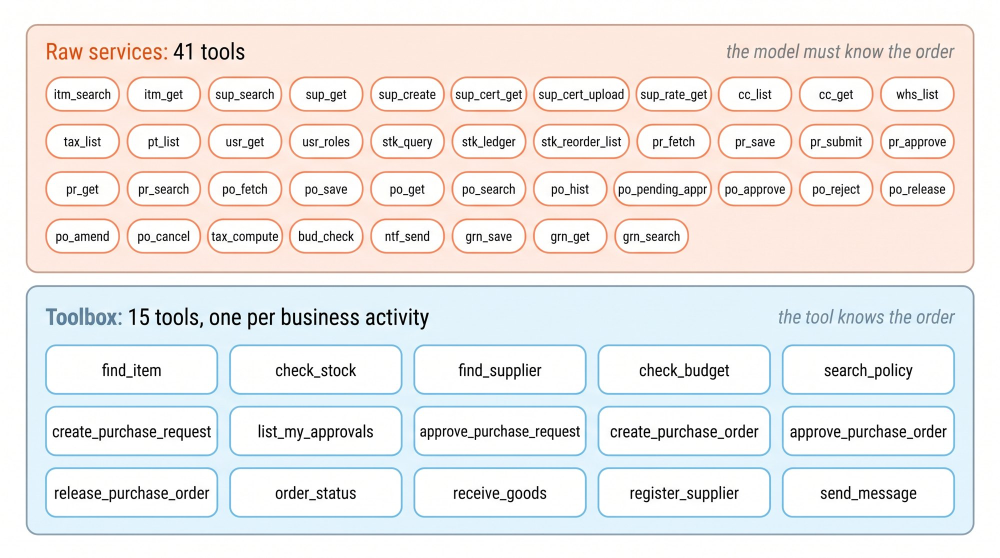
#> input picture lectures/L4-the-hands/figs/raw_vs_activity.jpg, 2000 x 1116 px (shown at 1/2 size); its folder holds only this picture in this run
$ python -i comp.py   (imports and definitions only)
#> lines starting #> are read from the running program, lines starting #| are printed output that depends on the picture
#> further down, picture is the input picture: PIL image 2000x1116 RGB; mean R, G, B 237.2, 234.8, 233.4
"""Frame compositor for the L1 film (runs on Modal; PIL + numpy).

For a global frame g: pick the shot plate(s) (crossfade XF frames at each cut), then draw
every overlay element active at g. Elements come from overlays.build(); 2D anchor positions
per local frame come from proj/<shot>.json exported by Blender.
"""
import json
import math
import os

import numpy as np
from PIL import Image, ImageDraw, ImageFilter, ImageFont

HERE = os.path.dirname(os.path.abspath(__file__))
FONT = os.path.join(HERE, "fonts", "GoogleSansFlex.ttf")
MONO = os.path.join(HERE, "fonts", "GoogleSansCode.ttf")
W, H = 1920, 1080
ACC = {"sky": (60, 144, 255), "ember": (226, 104, 52), "green": (52, 190, 120)}
INK = (14, 18, 26)
_fc = {}


# [21 lines left out: function font, not called in this run]


def ease(x):
    x = max(0.0, min(1.0, x))
    return x * x * (3 - 2 * x)


# [5 lines left out: function env, not called in this run]


def text_w(d, s, f):
    return d.textlength(s, font=f)


# [13 lines left out: function wrap, not called in this run]


class Layer:
    """An element drawn on its own RGBA canvas, then composited with alpha, rise and blur."""

    def __init__(self, w=W, h=H):
        self.im = Image.new("RGBA", (w, h), (0, 0, 0, 0))
        self.d = ImageDraw.Draw(self.im)


def glass(d, box, r=16, fill=(12, 16, 24, 205), outline=(255, 255, 255, 38)):
    d.rounded_rectangle(box, r, fill=fill, outline=outline, width=1)


def shadow_of(im, radius=18, alpha=0.45, dy=10):
#> called with radius = 18, alpha = 0.45, dy = 10
    a = im.split()[-1].filter(ImageFilter.GaussianBlur(radius))
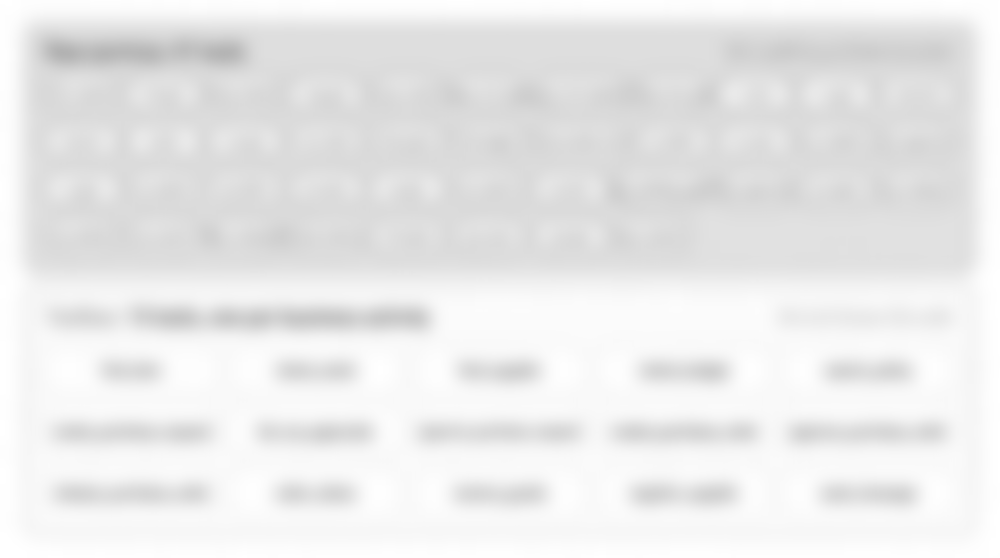
#> a: PIL image 2000x1116 L (shown at 1/2 size); min 178, max 255, mean 233.4
    a = a.point(lambda v: int(v * alpha))
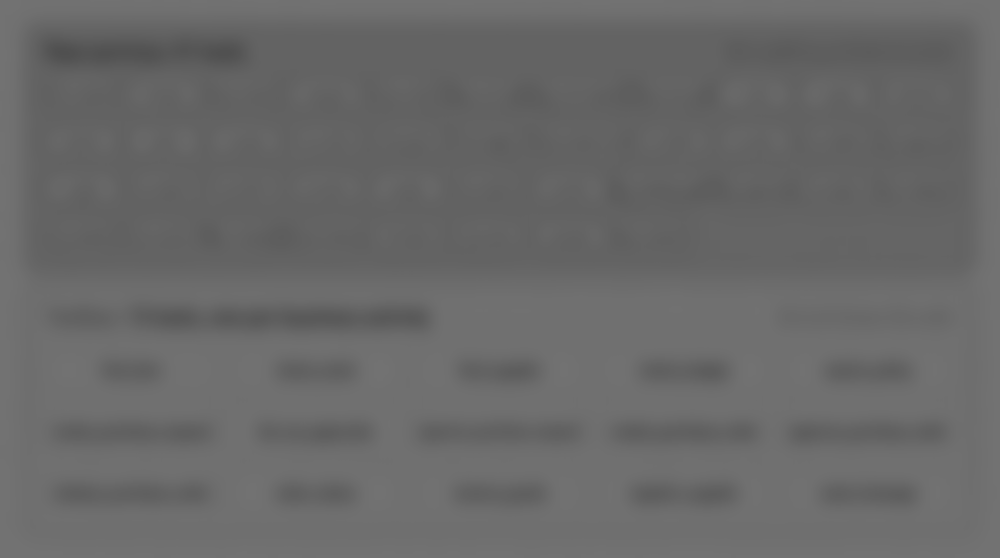
#> a: PIL image 2000x1116 L (shown at 1/2 size); min 80, max 114, mean 104.6
    sh = Image.new("RGBA", im.size, (0, 0, 0, 0))
#> sh: PIL image 2000x1116 RGBA; every value is 0
    sh.putalpha(a)
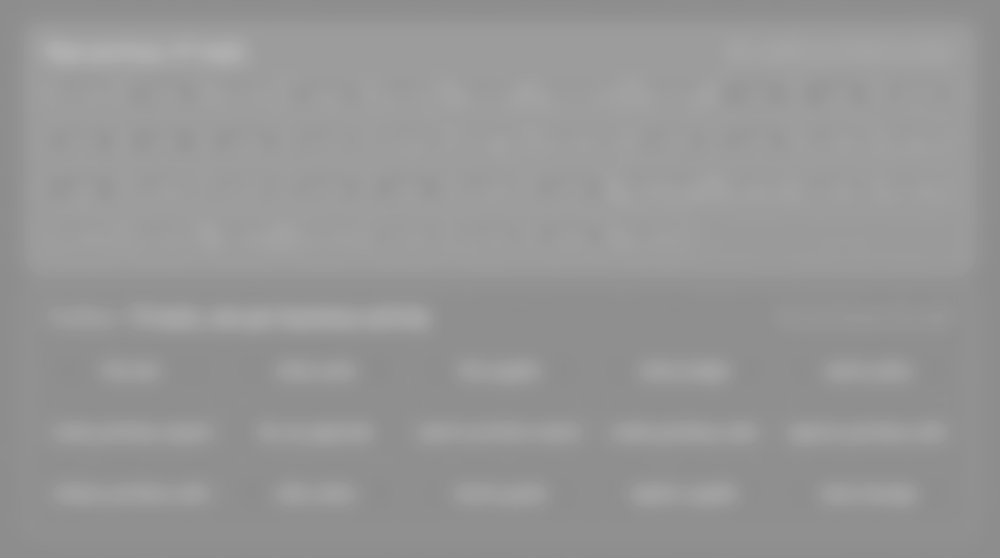
#> sh: PIL image 2000x1116 RGBA (shown at 1/2 size); mean R, G, B, A 0, 0, 0, 104.6; transparent parts drawn white
    out = Image.new("RGBA", im.size, (0, 0, 0, 0))
    out.alpha_composite(sh, (0, dy))
    return out


# [66 lines left out: functions put, draw_title, draw_sub, not called in this run]


def card_header(d, x, y, w, title, accent):
    d.rounded_rectangle((x + 18, y + 18, x + 22, y + 44), 2, fill=ACC[accent] + (255,))
    d.text((x + 34, y + 31), title, font=font(24, 600), fill=(205, 214, 228, 255), anchor="lm")


# [286 lines left out: functions draw_chip, draw_punch, code_colours, draw_code, anchor_at, draw_pin and 6 more, not called in this run]


# ------------------------------------------------------------------ chat UI on Emma's screen
UI_W, UI_H = 1600, 906


# [134 lines left out: functions chat_ui, persp_coeffs, draw_chat, draw_stamp, draw_ripple, not called in this run]


DRAW = {"title": draw_title, "stamp": draw_stamp, "sub": draw_sub, "chip": draw_chip, "punch": draw_punch, "code": draw_code,
        "ledger": draw_ledger, "tools": draw_tools, "laps": draw_laps, "bubble": draw_bubble, "bigline": draw_bigline}
CTX_DRAW = {"pin": draw_pin, "chat": draw_chat, "end": draw_end, "ripple": draw_ripple}
ORDER = ["chat", "ripple", "pin", "chip", "ledger", "tools", "laps", "code", "bubble", "punch", "stamp", "bigline", "title", "end", "sub"]


# [14 lines left out: function compose, not called in this run]

>>> from PIL import Image
>>> picture = Image.open('../../../L4-the-hands/figs/raw_vs_activity.jpg')
>>> result = shadow_of(picture)

$ run again, on lectures/L4-the-hands/figs/arch_wide.jpg
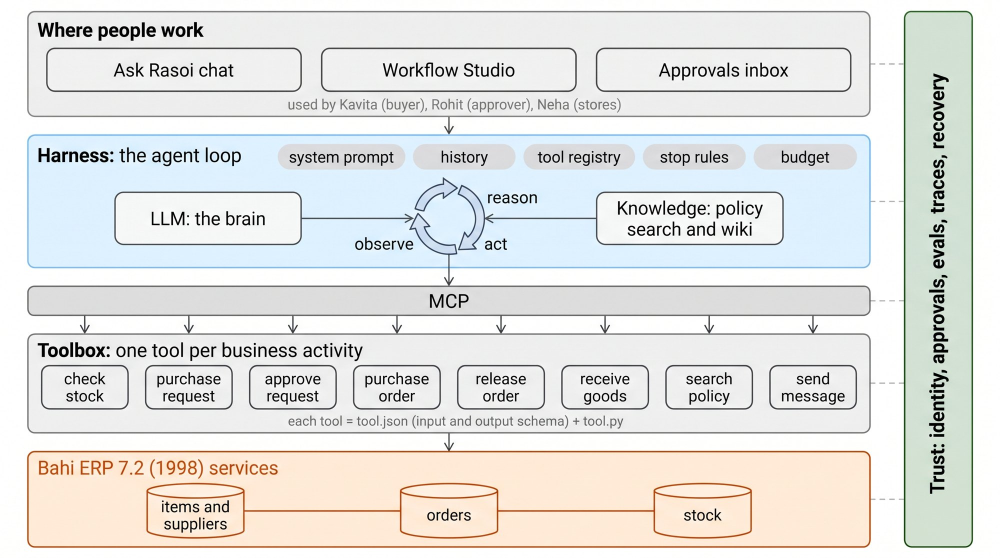
#> input picture lectures/L4-the-hands/figs/arch_wide.jpg, 2000 x 1116 px (shown at 1/2 size)
#> picture is the input picture: PIL image 2000x1116 RGB; mean R, G, B 226.8, 227.1, 224.8
#> in shadow_of, `a = a.point(lambda v: int(v * alpha))`:
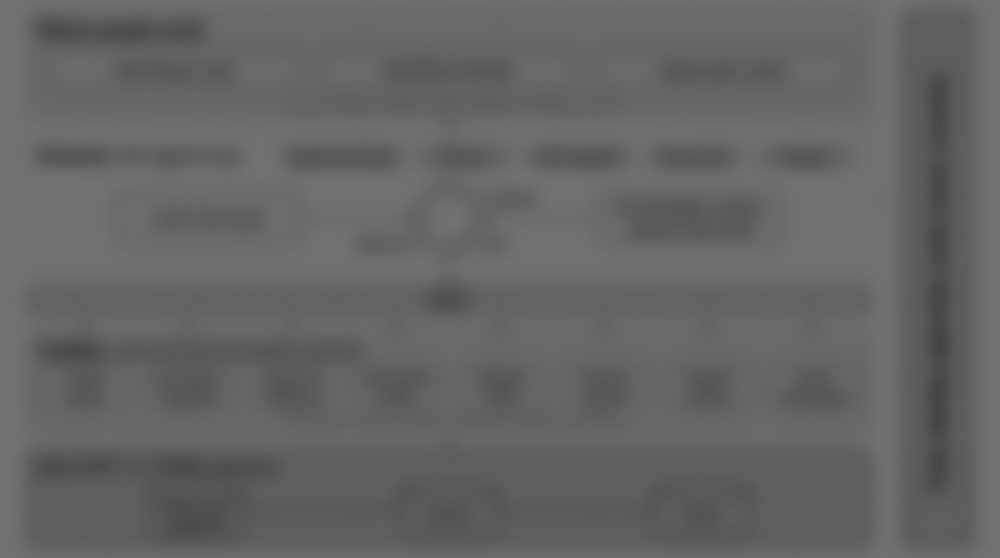
#> a: PIL image 2000x1116 L (shown at 1/2 size); min 68, max 114, mean 100.7
#> in shadow_of, `sh.putalpha(a)`:
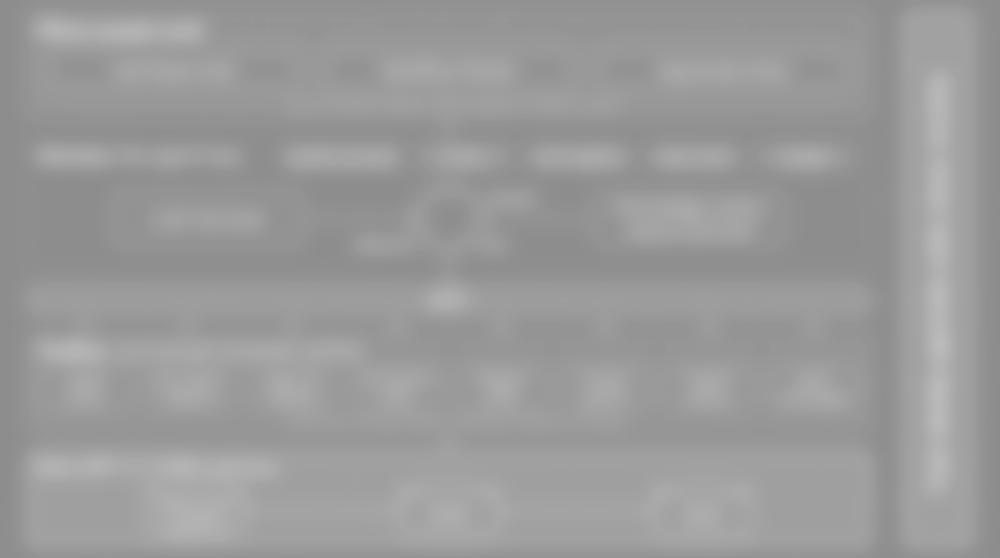
#> sh: PIL image 2000x1116 RGBA (shown at 1/2 size); mean R, G, B, A 0, 0, 0, 100.7; transparent parts drawn white
